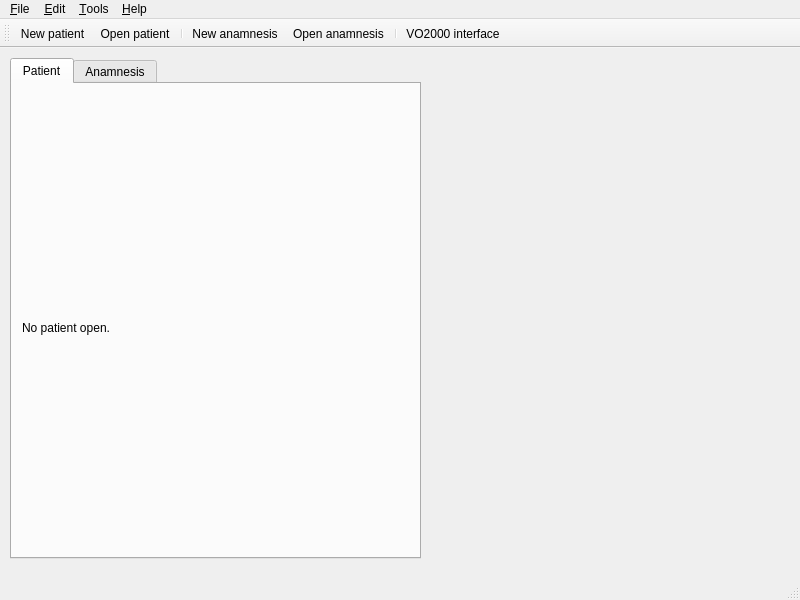
<?xml version="1.0" encoding="UTF-8"?>
<ui version="4.0">
 <class>MainWindow</class>
 <widget class="QMainWindow" name="MainWindow">
  <property name="geometry">
   <rect>
    <x>0</x>
    <y>0</y>
    <width>800</width>
    <height>600</height>
   </rect>
  </property>
  <property name="windowTitle">
   <string>INBRAMED Cabrera</string>
  </property>
  <widget class="QWidget" name="centralWidget">
   <widget class="QTabWidget" name="tabWidget">
    <property name="geometry">
     <rect>
      <x>10</x>
      <y>10</y>
      <width>411</width>
      <height>501</height>
     </rect>
    </property>
    <property name="currentIndex">
     <number>0</number>
    </property>
    <widget class="QWidget" name="patientTab">
     <attribute name="title">
      <string>Patient</string>
     </attribute>
     <widget class="QLabel" name="patientLabel">
      <property name="geometry">
       <rect>
        <x>10</x>
        <y>8</y>
        <width>391</width>
        <height>471</height>
       </rect>
      </property>
      <property name="text">
       <string>No patient open.</string>
      </property>
      <property name="wordWrap">
       <bool>true</bool>
      </property>
     </widget>
    </widget>
    <widget class="QWidget" name="tab">
     <attribute name="title">
      <string>Anamnesis</string>
     </attribute>
     <widget class="QTextBrowser" name="textBrowser_anamnesis">
      <property name="geometry">
       <rect>
        <x>10</x>
        <y>10</y>
        <width>391</width>
        <height>461</height>
       </rect>
      </property>
     </widget>
    </widget>
   </widget>
   <widget class="QLabel" name="watermark">
    <property name="geometry">
     <rect>
      <x>430</x>
      <y>30</y>
      <width>362</width>
      <height>471</height>
     </rect>
    </property>
    <property name="text">
     <string/>
    </property>
    <property name="pixmap">
     <pixmap resource="img.qrc">:/img/inbramed-watermark.png</pixmap>
    </property>
    <property name="scaledContents">
     <bool>true</bool>
    </property>
   </widget>
  </widget>
  <widget class="QMenuBar" name="menuBar">
   <property name="geometry">
    <rect>
     <x>0</x>
     <y>0</y>
     <width>800</width>
     <height>19</height>
    </rect>
   </property>
   <widget class="QMenu" name="menuFile">
    <property name="title">
     <string>&amp;File</string>
    </property>
    <widget class="QMenu" name="menuNew">
     <property name="title">
      <string>New...</string>
     </property>
     <addaction name="action_newPatient"/>
     <addaction name="action_newAnamnesis"/>
    </widget>
    <widget class="QMenu" name="menuOpen">
     <property name="title">
      <string>Open...</string>
     </property>
     <addaction name="action_openPatient"/>
     <addaction name="action_openAnamnesis"/>
    </widget>
    <widget class="QMenu" name="menuClose_patient">
     <property name="title">
      <string>Close...</string>
     </property>
     <addaction name="action_closePatient"/>
     <addaction name="action_closeAnamnesis"/>
    </widget>
    <widget class="QMenu" name="menuRecent">
     <property name="title">
      <string>Recent...</string>
     </property>
     <widget class="QMenu" name="menu_recentPatients">
      <property name="title">
       <string>Patients...</string>
      </property>
      <addaction name="action_placeholderRP"/>
     </widget>
     <widget class="QMenu" name="menu_recentAnamnesis">
      <property name="title">
       <string>Anamnesis...</string>
      </property>
      <addaction name="action_placeholderRA"/>
     </widget>
     <addaction name="menu_recentPatients"/>
     <addaction name="menu_recentAnamnesis"/>
    </widget>
    <addaction name="separator"/>
    <addaction name="menuNew"/>
    <addaction name="menuOpen"/>
    <addaction name="menuRecent"/>
    <addaction name="menuClose_patient"/>
   </widget>
   <widget class="QMenu" name="menuEdit">
    <property name="title">
     <string>&amp;Edit</string>
    </property>
    <addaction name="action_editPatient"/>
    <addaction name="action_edtAnamnesis"/>
   </widget>
   <widget class="QMenu" name="menuHelp">
    <property name="title">
     <string>&amp;Help</string>
    </property>
    <addaction name="action_About"/>
   </widget>
   <widget class="QMenu" name="menuTools">
    <property name="title">
     <string>&amp;Tools</string>
    </property>
    <addaction name="action_vo2000Interface"/>
   </widget>
   <addaction name="menuFile"/>
   <addaction name="menuEdit"/>
   <addaction name="menuTools"/>
   <addaction name="menuHelp"/>
  </widget>
  <widget class="QToolBar" name="mainToolBar">
   <property name="movable">
    <bool>true</bool>
   </property>
   <property name="floatable">
    <bool>true</bool>
   </property>
   <attribute name="toolBarArea">
    <enum>TopToolBarArea</enum>
   </attribute>
   <attribute name="toolBarBreak">
    <bool>false</bool>
   </attribute>
   <addaction name="action_newPatient_2"/>
   <addaction name="action_openPatient_2"/>
   <addaction name="separator"/>
   <addaction name="action_newAnamnesis_2"/>
   <addaction name="action_openAnamnesis_2"/>
   <addaction name="separator"/>
   <addaction name="action_vo2000Interface_2"/>
  </widget>
  <widget class="QStatusBar" name="statusBar"/>
  <action name="action_About">
   <property name="text">
    <string>About...</string>
   </property>
  </action>
  <action name="action_vo2000Interface">
   <property name="icon">
    <iconset>
     <normalon>:/img/vo2000.png</normalon>
    </iconset>
   </property>
   <property name="text">
    <string>VO2000 interface...</string>
   </property>
  </action>
  <action name="action_vo2000Interface_2">
   <property name="icon">
    <iconset>
     <normalon>:/img/vo2000.png</normalon>
    </iconset>
   </property>
   <property name="text">
    <string>VO2000 interface...</string>
   </property>
  </action>
  <action name="action_newPatient">
   <property name="icon">
    <iconset resource="img.qrc">
     <normaloff>:/img/new-patient-icon.png</normaloff>:/img/new-patient-icon.png</iconset>
   </property>
   <property name="text">
    <string>New patient...</string>
   </property>
  </action>
  <action name="action_newPatient_2">
   <property name="icon">
    <iconset resource="img.qrc">
     <normaloff>:/img/new-patient-icon.png</normaloff>:/img/new-patient-icon.png</iconset>
   </property>
   <property name="text">
    <string>New patient...</string>
   </property>
  </action>
  <action name="action_openPatient">
   <property name="icon">
    <iconset resource="img.qrc">
     <normaloff>:/img/open-patient-icon.png</normaloff>:/img/open-patient-icon.png</iconset>
   </property>
   <property name="text">
    <string>Open patient...</string>
   </property>
  </action>
  <action name="action_editPatient">
   <property name="text">
    <string>Edit patient...</string>
   </property>
  </action>
  <action name="action_openPatient_2">
   <property name="icon">
    <iconset resource="img.qrc">
     <normaloff>:/img/open-patient-icon.png</normaloff>:/img/open-patient-icon.png</iconset>
   </property>
   <property name="text">
    <string>Open patient...</string>
   </property>
  </action>
  <action name="action_null">
   <property name="text">
    <string>&lt;null&gt;</string>
   </property>
  </action>
  <action name="action_newAnamnesis_2">
   <property name="icon">
    <iconset resource="img.qrc">
     <normaloff>:/img/anamnesis-icon.png</normaloff>:/img/anamnesis-icon.png</iconset>
   </property>
   <property name="text">
    <string>New anamnesis...</string>
   </property>
   <property name="toolTip">
    <string>New anamnesis</string>
   </property>
  </action>
  <action name="action_newAnamnesis">
   <property name="icon">
    <iconset resource="img.qrc">
     <normaloff>:/img/anamnesis-icon.png</normaloff>:/img/anamnesis-icon.png</iconset>
   </property>
   <property name="text">
    <string>New anamnesis...</string>
   </property>
   <property name="toolTip">
    <string>New anamnesis</string>
   </property>
  </action>
  <action name="action_openAnamnesis">
   <property name="icon">
    <iconset resource="img.qrc">
     <normaloff>:/img/anamnesis-open-icon.png</normaloff>:/img/anamnesis-open-icon.png</iconset>
   </property>
   <property name="text">
    <string>Open anamnesis...</string>
   </property>
   <property name="toolTip">
    <string>Open anamnesis</string>
   </property>
  </action>
  <action name="action_openAnamnesis_2">
   <property name="icon">
    <iconset resource="img.qrc">
     <normaloff>:/img/anamnesis-open-icon.png</normaloff>:/img/anamnesis-open-icon.png</iconset>
   </property>
   <property name="text">
    <string>Open anamnesis...</string>
   </property>
   <property name="toolTip">
    <string>Open anamnesis</string>
   </property>
  </action>
  <action name="action_closePatient">
   <property name="text">
    <string>Close Patient</string>
   </property>
  </action>
  <action name="action_closeAnamnesis">
   <property name="text">
    <string>Close Anamnesis</string>
   </property>
  </action>
  <action name="action_placeholderRP">
   <property name="text">
    <string>&lt;null&gt;</string>
   </property>
  </action>
  <action name="action_placeholderRA">
   <property name="text">
    <string>&lt;null&gt;</string>
   </property>
  </action>
  <action name="action_edtAnamnesis">
   <property name="text">
    <string>Edit anamnesis...</string>
   </property>
  </action>
 </widget>
 <layoutdefault spacing="6" margin="11"/>
 <resources>
  <include location="img.qrc"/>
 </resources>
 <connections/>
</ui>
